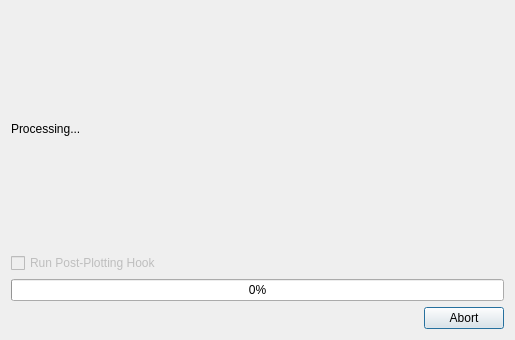
<?xml version="1.0" encoding="UTF-8"?>
<ui version="4.0">
 <class>DialogProgress</class>
 <widget class="QDialog" name="DialogProgress">
  <property name="geometry">
   <rect>
    <x>0</x>
    <y>0</y>
    <width>515</width>
    <height>340</height>
   </rect>
  </property>
  <property name="windowTitle">
   <string>Dialog</string>
  </property>
  <layout class="QVBoxLayout" name="verticalLayout">
   <item>
    <widget class="QLabel" name="label">
     <property name="text">
      <string>Processing...</string>
     </property>
    </widget>
   </item>
   <item>
    <widget class="QCheckBox" name="checkBox_hookFinishedEnabled">
     <property name="enabled">
      <bool>false</bool>
     </property>
     <property name="text">
      <string>Run Post-Plotting Hook</string>
     </property>
    </widget>
   </item>
   <item>
    <widget class="QProgressBar" name="progressBar">
     <property name="value">
      <number>0</number>
     </property>
    </widget>
   </item>
   <item>
    <widget class="QDialogButtonBox" name="buttonBox">
     <property name="orientation">
      <enum>Qt::Horizontal</enum>
     </property>
     <property name="standardButtons">
      <set>QDialogButtonBox::Abort</set>
     </property>
    </widget>
   </item>
  </layout>
 </widget>
 <resources/>
 <connections>
  <connection>
   <sender>buttonBox</sender>
   <signal>accepted()</signal>
   <receiver>DialogProgress</receiver>
   <slot>accept()</slot>
   <hints>
    <hint type="sourcelabel">
     <x>248</x>
     <y>254</y>
    </hint>
    <hint type="destinationlabel">
     <x>157</x>
     <y>274</y>
    </hint>
   </hints>
  </connection>
  <connection>
   <sender>buttonBox</sender>
   <signal>rejected()</signal>
   <receiver>DialogProgress</receiver>
   <slot>reject()</slot>
   <hints>
    <hint type="sourcelabel">
     <x>316</x>
     <y>260</y>
    </hint>
    <hint type="destinationlabel">
     <x>286</x>
     <y>274</y>
    </hint>
   </hints>
  </connection>
 </connections>
</ui>
